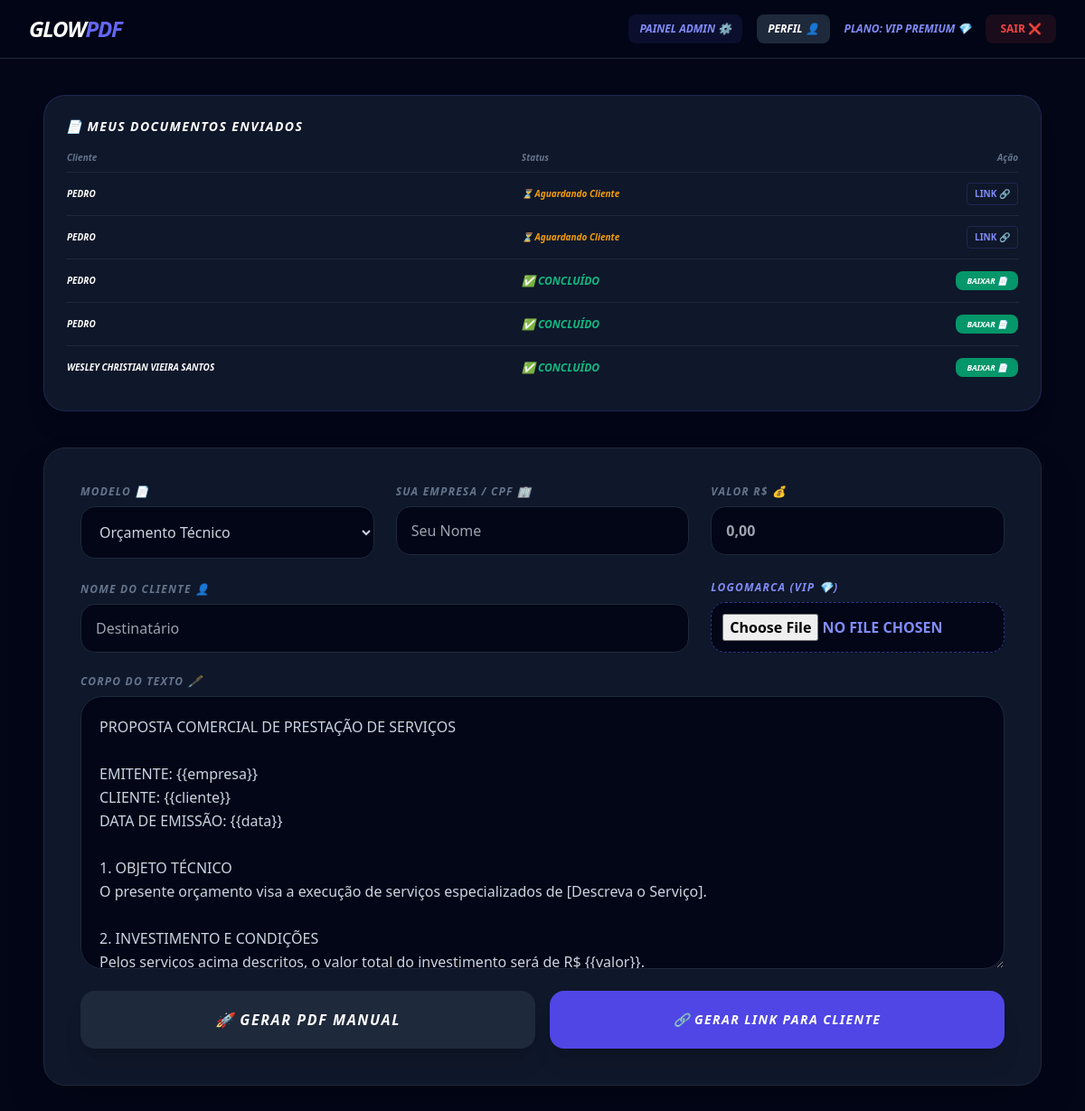
/index.php (signed in), run on the app's committed database.
### tables this page shows
CREATE TABLE documentos (
    id INTEGER PRIMARY KEY AUTOINCREMENT,
    token VARCHAR(100) DEFAULT NULL,
    usuario_id INTEGER DEFAULT NULL,
    tipo VARCHAR(100) DEFAULT NULL,
    empresa VARCHAR(255) DEFAULT NULL,
    cliente VARCHAR(255) DEFAULT NULL,
    valor VARCHAR(50) DEFAULT NULL,
    descricao TEXT DEFAULT NULL,
    logo_empresa LONGTEXT DEFAULT NULL,
    assinatura_cliente LONGTEXT DEFAULT NULL,
    assinatura_empresa LONGTEXT DEFAULT NULL,
    status TEXT DEFAULT "pendente" CHECK(status IN ("pendente","assinado_cliente","assinado")),
    criado_em DATETIME DEFAULT CURRENT_TIMESTAMP
);

### index.php (the view, shortened to what this page needs)
<?php
try {
    $db_path = __DIR__ . "/glow.db";
    $pdo = new PDO("sqlite:" . $db_path);
    $pdo->setAttribute(PDO::ATTR_ERRMODE, PDO::ERRMODE_EXCEPTION);
} catch (Exception $e) {
    die("Erro ao conectar no banco de dados: " . $e->getMessage());
}
$hoje = date("Y-m-d"); $is_pro = false;
if (isset($_SESSION["user"]) && isset($pdo)) {
    $stmt = $pdo->prepare("SELECT status, expira_em FROM usuarios WHERE id = ?");
    $stmt->execute([$_SESSION["user"]["id"]]);
    $check = $stmt->fetch();
    if ($check && $check["status"] === "ativo" && $check["expira_em"] >= $hoje) { $is_pro = true; }
}
?>
<!DOCTYPE html>
<html lang="pt-br">
<head>
    <script src="https://cdn.tailwindcss.com"></script>
</head>
<body class="bg-custom text-slate-300 min-h-screen font-sans">
    <nav class="bg-[#020617]/80 backdrop-blur-md border-b border-slate-800 sticky top-0 z-50">
        <div class="max-w-7xl mx-auto px-4 sm:px-6 lg:px-8">
            <div class="flex justify-between h-16 items-center">
                <h1 class="text-xl md:text-2xl font-black text-white italic tracking-tighter">GLOW<span class="text-indigo-500">PDF</span></h1>
                <div class="hidden md:flex items-center gap-4">
                    <?php if (isset($_SESSION["user"])): ?>
                        <?php if ($_SESSION["user"]["email"] === "admin@glow.com"): ?>
                            <a href="admin.php" class="text-xs font-bold text-indigo-400 uppercase italic bg-indigo-500/10 px-3 py-2 rounded-lg">Painel Admin ⚙️</a>
                        <?php endif; ?>
                        <button onclick="toggleModal('modal-perfil', true)" class="text-xs font-bold text-white uppercase italic bg-slate-800 px-3 py-2 rounded-lg hover:bg-slate-700 transition">Perfil 👤</button>
                        <span class="text-xs font-bold text-indigo-400 uppercase italic text-xs">PLANO: <?= $is_pro ? "VIP PREMIUM 💎" : "GRATUITO" ?></span>
                        <a href="?logout=1" class="bg-red-500/10 text-red-500 px-4 py-2 rounded-lg text-xs font-bold uppercase">SAIR ❌</a>
                    <?php endif; ?>
                </div>
            </div>
        </div>
    </nav>
    <main class="max-w-6xl mx-auto py-6 md:py-10 px-4 md:px-6 italic">
        <?php if($is_pro): ?>
        <div class="mb-10 card-custom p-6 rounded-3xl border-indigo-500/20 shadow-xl">
            <h3 class="text-white font-bold mb-4 flex items-center gap-2 text-sm uppercase tracking-widest text-indigo-400 italic">📄 Meus Documentos Enviados</h3>
            <div class="overflow-x-auto text-[10px]">
                <table class="w-full text-left">
                    <thead class="text-slate-500 border-b border-slate-800">
                        <tr><th class="pb-2">Cliente</th><th class="pb-2">Status</th><th class="pb-2 text-right">Ação</th></tr>
                    </thead>
                    <tbody class="divide-y divide-slate-800">
                        <?php
                        $stmt_doc = $pdo->prepare("SELECT * FROM documentos WHERE usuario_id = ? ORDER BY criado_em DESC");
                        $stmt_doc->execute([$_SESSION['user']['id']]);
                        foreach($stmt_doc->fetchAll() as $md): ?>
                        <tr>
                            <td class="py-4 text-white font-bold uppercase"><?= $md['cliente'] ?></td>
                            <td>
                                <?php if($md['status'] == 'pendente'): ?><span class="text-amber-500 italic font-bold">⏳ Aguardando Cliente</span>
                                <?php elseif($md['status'] == 'assinado_cliente'): ?><span class="text-indigo-400 font-bold uppercase">✨ Cliente Assinou!</span>
                                <?php else: ?><span class="text-emerald-500 font-bold uppercase italic text-xs">✅ Concluído</span><?php endif; ?>
                            </td>
                            <td class="text-right">
                                <?php if($md['status'] == 'pendente'): ?>
                                    <button onclick="abrirModalLink('https://<?= $_SERVER['HTTP_HOST'] ?>/assinar.php?id=<?= $md['token'] ?>')" class="text-indigo-400 font-bold uppercase border border-indigo-500/20 px-2 py-1 rounded">Link 🔗</button>
                                <?php elseif($md['status'] == 'assinado_cliente'): ?>
                                    <button onclick="abrirAssinaturaEmpresa(<?= $md['id'] ?>)" class="bg-indigo-600 text-white px-3 py-1 rounded-lg font-black uppercase text-[9px] shadow-lg">ASSINAR ✍️</button>
                                <?php else: ?>
                                    <a href="?baixar_doc=<?= $md['id'] ?>" class="bg-emerald-600 text-white px-3 py-1 rounded-lg font-black uppercase text-[9px]">Baixar 📄</a>
                                <?php endif; ?>
                            </td>
                        </tr>
                        <?php endforeach; ?>
                    </tbody>
                </table>
            </div>
        </div>
        <?php endif; ?>
        <div class="card-custom p-6 md:p-10 rounded-3xl shadow-2xl border-slate-800">
            <form method="POST" id="mainForm" enctype="multipart/form-data" class="flex flex-col gap-6">
                <div class="grid grid-cols-1 md:grid-cols-3 gap-6">
                    <div class="flex flex-col"><label class="text-[10px] font-bold text-slate-500 uppercase mb-2 text-xs tracking-widest italic">Modelo 📄</label><select name="tipo_documento" id="tipo_doc" onchange="alterarTextoBase()" class="w-full p-4 rounded-2xl bg-slate-950 border border-slate-800 outline-none focus:border-indigo-500 text-sm shadow-inner"><option value="ORÇAMENTO TÉCNICO">Orçamento Técnico</option></select></div>
                    <div class="flex flex-col"><label class="text-[10px] font-bold text-slate-500 uppercase mb-2 text-xs tracking-widest italic">Sua Empresa / CPF 🏢</label><input type="text" name="empresa" id="emp_f" required placeholder="Seu Nome" class="w-full p-4 rounded-2xl bg-slate-950 border border-slate-800 outline-none text-sm focus:border-indigo-500"></div>
                    <div class="flex flex-col"><label class="text-[10px] font-bold text-slate-500 uppercase mb-2 text-xs tracking-widest italic">Valor R$ 💰</label><input type="text" name="valor" id="val_f" required placeholder="0,00" class="w-full p-4 rounded-2xl bg-slate-950 border border-slate-800 text-indigo-400 font-bold text-sm focus:border-indigo-500"></div>
                </div>
                <div class="grid grid-cols-1 md:grid-cols-3 gap-6 items-end">
                    <div class="md:col-span-2 flex flex-col"><label class="text-[10px] font-bold text-slate-500 uppercase mb-2 text-xs tracking-widest italic">Nome do Cliente 👤</label><input type="text" name="cliente" id="cli_f" required placeholder="Destinatário" class="w-full p-4 rounded-2xl bg-slate-950 border border-slate-800 text-sm focus:border-indigo-500"></div>
                    <div class="flex flex-col"><label class="text-[10px] font-bold text-indigo-400 uppercase mb-2 text-xs tracking-widest italic font-black text-indigo-400">Logomarca (VIP 💎)</label><?php if ($is_pro): ?><input type="file" name="logo_file" class="w-full p-3 text-[10px] bg-slate-950 rounded-2xl border border-dashed border-indigo-500/50 text-indigo-400 font-bold uppercase shadow-sm"><?php else: ?><div class="w-full p-4 bg-slate-800/20 rounded-2xl text-slate-500 italic text-center border border-slate-800 text-[10px]">Liberado apenas no VIP 💎</div><?php endif; ?></div>
                </div>
                <div class="flex flex-col"><label class="text-[10px] font-bold text-slate-500 uppercase mb-2 text-xs tracking-widest italic">Corpo do Texto 🖋️</label><textarea name="descricao" id="texto_doc" rows="10" class="w-full p-5 rounded-3xl bg-slate-950 border border-slate-800 outline-none text-sm leading-relaxed focus:border-indigo-500 shadow-inner"></textarea></div>
                <div class="grid grid-cols-1 md:grid-cols-2 gap-4">
                    <button type="submit" name="gerar_pdf" class="bg-slate-800 hover:bg-slate-700 text-white font-black py-5 rounded-2xl uppercase tracking-widest transition shadow-xl text-sm md:text-base italic">🚀 GERAR PDF MANUAL</button>
                    <?php if ($is_pro): ?>
                        <button type="submit" name="gerar_link" class="bg-indigo-600 hover:bg-indigo-500 text-white font-black py-5 rounded-2xl uppercase tracking-widest shadow-xl transition text-sm italic">🔗 GERAR LINK PARA CLIENTE</button>
                    <?php else: ?>
                        <button type="button" onclick="mostrarAviso('Esta função é exclusiva para membros VIP! 💎')" class="bg-indigo-600/30 text-indigo-400 cursor-not-allowed font-black py-5 rounded-2xl uppercase tracking-widest text-sm italic opacity-60">🔗 GERAR LINK (APENAS VIP 💎)</button>
                    <?php endif; ?>
                </div>
            </form>
        </div>
    </main>
</body>
</html>

### index.php (style rules this page uses)
.bg-custom { background: #020617; }
.card-custom { background: #0f172a; border: 1px solid #1e293b; }
input, select, textarea { font-size: 16px !important; }

### data on the page
documentos: cliente "PEDRO", status "⏳ Aguardando Cliente"
documentos: cliente "PEDRO", status "⏳ Aguardando Cliente"
documentos: cliente "PEDRO", status "✅ CONCLUÍDO"
documentos: cliente "PEDRO", status "✅ CONCLUÍDO"
documentos: cliente "WESLEY CHRISTIAN VIEIRA SANTOS", status "✅ CONCLUÍDO"
